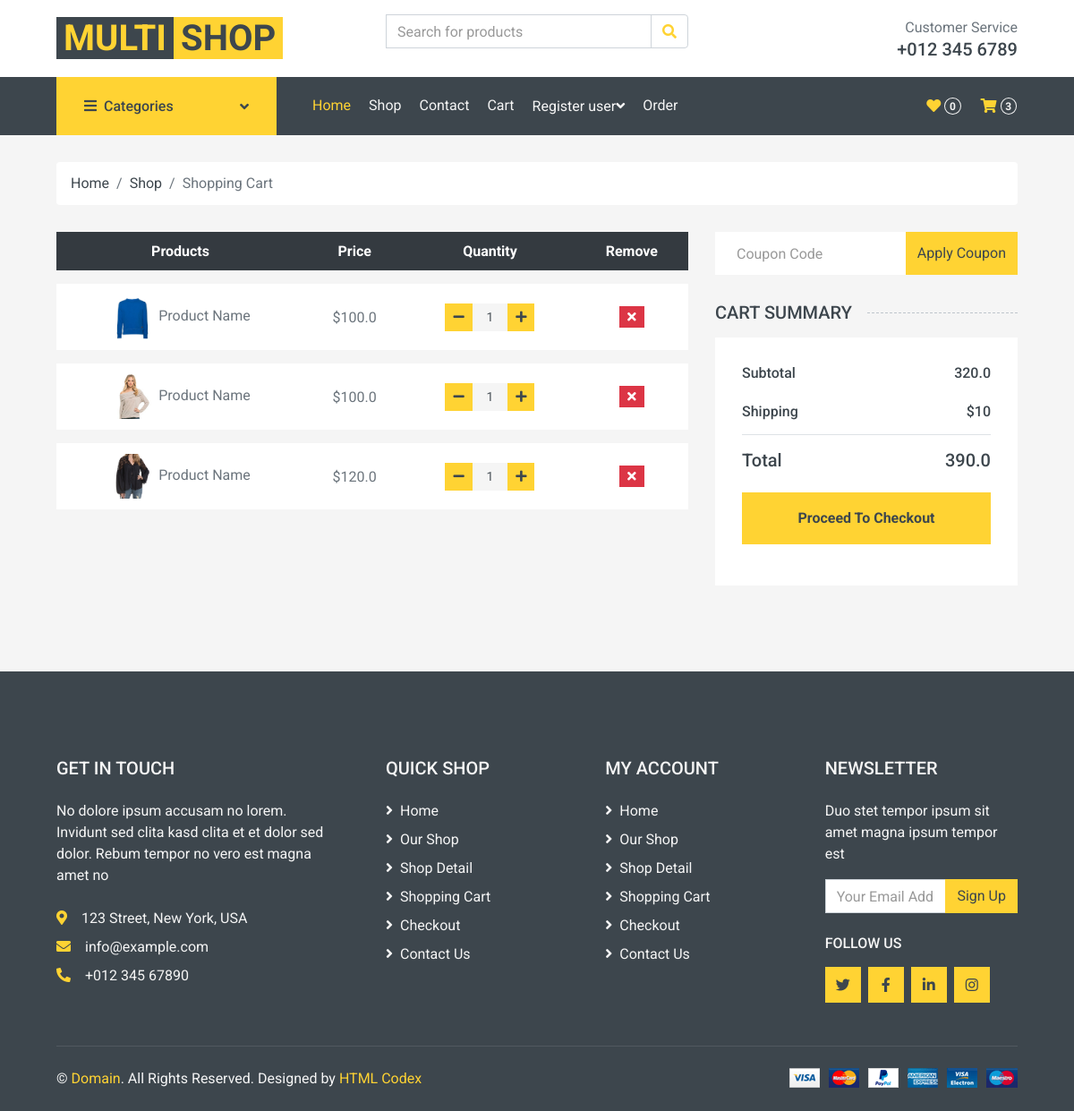
Page /showcart/ (signed in) on the committed database.
### core/models.py (models this page shows, shortened)
class cart(models.Model):
    customer = models.ForeignKey(Customer,on_delete=models.CASCADE,default=None)
    product = models.ForeignKey(Product,on_delete=models.CASCADE)
    quantity = models.PositiveIntegerField(default=1)

class Product(models.Model):
    categori=models.ForeignKey(category,on_delete=models.CASCADE)
    name=models.CharField(max_length=250, blank=True, null= True)
    price = models.FloatField(max_length=30)
    discounted_price = models.FloatField(max_length=20)
    productcolor=models.CharField(max_length=30,)
    product_size=models.CharField(max_length=50,choices=size_choice)
    descrption = models.TextField()
    brand = models.CharField(max_length=20,default='Diner')
    product_img = models.ImageField(upload_to='images/')

### core/views.py (the view)
# urls.py: path('showcart/',views.show_cart,name='showcart'),
def show_cart(request):
  context ={}
  total=0.0
  shipping_amount=70.0
  user=request.user.id
  if request.user.is_authenticated:
      userpr=Customer.objects.get(user_id=user)
      carts=cart.objects.filter(customer_id=userpr)
      if carts:
         carts=cart.objects.filter(customer_id=userpr)
         for carte in carts:
               pro=Product.objects.filter(id=carte.product_id)
               for pr in pro:
                  temp=pr.discounted_price*carte.quantity
                  total+=temp
                  total_amount=total+shipping_amount
      else:
            return render(request,'core/cart.html',context)
  else:
      return render(request,'core/cart.html')
  context['carts']=carts
  context['total']=total
  context['total_amount']=total_amount
  return render(request,'core/cart.html',context)

### core/templates/core/cart.html
{% extends 'core/base.html' %}
{% load static %}
{% block main-content %}
    <div class="container-fluid">
        <div class="row px-xl-5">
            <div class="col-12">
                <nav class="breadcrumb bg-light mb-30">
                    <a class="breadcrumb-item text-dark" href="#">Home</a>
                    <a class="breadcrumb-item text-dark" href="#">Shop</a>
                    <span class="breadcrumb-item active">Shopping Cart</span>
                </nav>
            </div>
        </div>
    </div>
    <div class="container-fluid">
        <div class="row px-xl-5">
            <div class="col-lg-8 table-responsive mb-5">
                <table class="table table-light table-borderless table-hover text-center mb-0">
                    <thead class="thead-dark">
                        <tr>
                            <th>Products</th>
                            <th>Price</th>
                            <th>Quantity</th>
                            <th>Remove</th>
                        </tr>
                    </thead>
                    <tbody class="align-middle">
                        {% if carts %}
                        {% for car in carts %}
                        <tr id="table-row">
                            <td class="align-middle"><img src="{{car.product.product_img.url}}" alt="" style="width: 50px;"> Product Name</td>
                            <td class="align-middle">${{car.product.discounted_price}}</td>
                            <td class="align-middle">
                                <div class="input-group quantity mx-auto" style="width: 100px;">
                                        <button class="btn btn-sm btn-primary btn-minus minus-cart"  class="product-id" pid="{{car.product_id}}">
                                        <i class="fa fa-minus"></i>
                                        </button>
                                        <input type="text" class="form-control form-control-sm bg-secondary border-0 text-center" value="{{car.quantity}}">
                                        <button class="btn btn-sm btn-primary btn-plus plus-cart"  class="product-id" pid="{{car.product_id}}">
                                            <i class="fa fa-plus"></i>
                                        </button>
                                </div>
                            </td>
                            <td class="align-middle"><button class="btn btn-sm btn-danger remove-cart"  pid="{{car.product_id}}" ><i  class="fa fa-times"></i></button></td>
                        </tr>
                       {% endfor %}
                       {% else %}
                       <h4>add product to cart</h4>
                       {% endif %}
                    </tbody>
                </table>
            </div>
            <div class="col-lg-4">
                <form class="mb-30" action="">
                    <div class="input-group">
                        <input type="text" class="form-control border-0 p-4" placeholder="Coupon Code">
                        <div class="input-group-append">
                            <button class="btn btn-primary">Apply Coupon</button>
                        </div>
                    </div>
                </form>
                <h5 class="section-title position-relative text-uppercase mb-3"><span class="bg-secondary pr-3">Cart Summary</span></h5>
                <div class="bg-light p-30 mb-5">
                    <div class="border-bottom pb-2">
                        <div class="d-flex justify-content-between mb-3">
                            <h6>Subtotal</h6>
                            <h6 id="total">{{total}}</h6>
                        </div>
                        <div class="d-flex justify-content-between">
                            <h6 class="font-weight-medium">Shipping</h6>
                            <h6 class="font-weight-medium">$10</h6>
                        </div>
                    </div>
                    <div class="pt-2">
                        <div class="d-flex justify-content-between mt-2">
                            <h5>Total</h5>
                            <h5 id="total_amount">{{total_amount}}</h5>
                        </div>
                        <a class="btn btn-block btn-primary font-weight-bold my-3 py-3" href="{% url 'checkout' %}">Proceed To Checkout</a>
                    </div>
                </div>
            </div>
        </div>
    </div>
{% endblock main-content %}

### rows in the picture
cart: product.product_img (picture), product.discounted_price "100.0", quantity "1"
cart: product.product_img (picture), product.discounted_price "100.0", quantity "1"
cart: product.product_img (picture), product.discounted_price "120.0", quantity "1"

### other values in the picture
{{ carts.count }} "3"
{{ total }} "320.0"
{{ total_amount }} "390.0"
